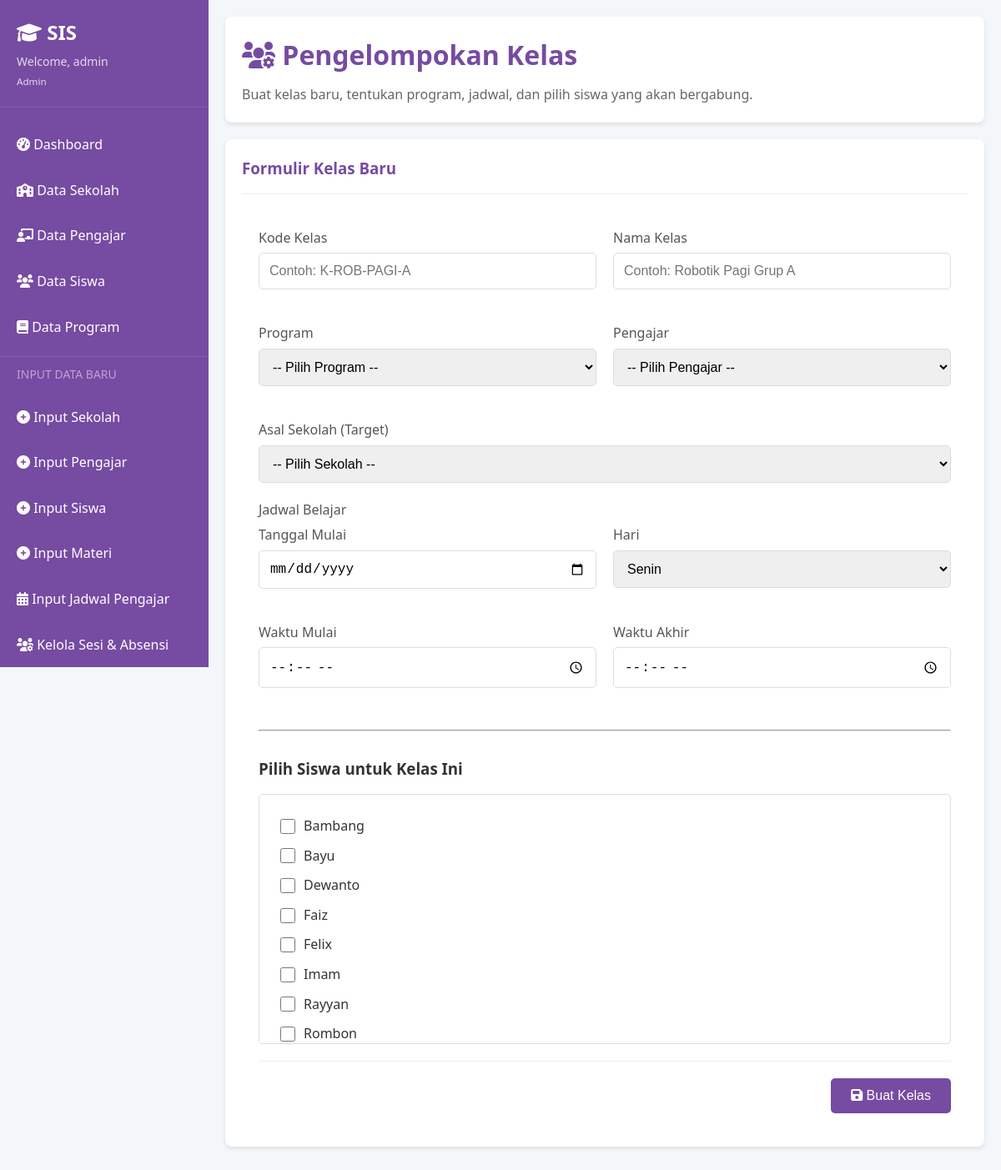
/admin/pengelompokan-kelas (signed in), run on the app's committed database.
### tables this page shows
CREATE TABLE Siswa (
            id INTEGER PRIMARY KEY AUTOINCREMENT,
            nama_siswa TEXT NOT NULL,
            kelas_tingkat TEXT NOT NULL,
            program TEXT NOT NULL,
            sekolah_id INTEGER,
            user_id INTEGER,
            FOREIGN KEY (sekolah_id) REFERENCES Sekolah(id),
            FOREIGN KEY (user_id) REFERENCES User(id)
        );

### app.py (the view, shortened to what this page needs)
@app.route('/admin/pengelompokan-kelas', methods=['GET', 'POST'])
@role_required('admin')
def pengelompokan_kelas():
    db = get_db()
    program_list = db.execute('SELECT id, nama_program FROM Program ORDER BY nama_program').fetchall()
    sekolah_list = db.execute('SELECT id, nama_sekolah FROM Sekolah ORDER BY nama_sekolah').fetchall()
    pengajar_list = db.execute('SELECT id, nama_pengajar FROM Pengajar ORDER BY nama_pengajar').fetchall()
    siswa_list = db.execute('SELECT id, nama_siswa FROM Siswa ORDER BY nama_siswa').fetchall()
    return render_template('pengelompokan_kelas.html',
                           program_list=program_list,
                           sekolah_list=sekolah_list,
                           pengajar_list=pengajar_list,
                           siswa_list=siswa_list)

### app.py (called while the page is built)
def get_db():
    if 'db' not in g:
        g.db = sqlite3.connect(DATABASE, detect_types=sqlite3.PARSE_DECLTYPES)
        g.db.row_factory = sqlite3.Row
    return g.db

def role_required(role):
    def decorator(f):
        @wraps(f)
        def decorated_function(*args, **kwargs):
            if 'user_id' not in session:
                return redirect(url_for('login'))
            db = get_db()
            user = db.execute('SELECT role FROM User WHERE id = ?', (session['user_id'],)).fetchone()
            if not user or user['role'] != role:
                flash('Akses ditolak. Anda tidak memiliki izin.', 'error')
                return redirect(url_for('login'))
            return f(*args, **kwargs)
        return decorated_function
    return decorator

### templates/pengelompokan_kelas.html (shortened to what this page needs)
{% extends "layout.html" %}
{% block content %}
    <div class="content-header">
        <h1><i class="fas fa-users-cog"></i> Pengelompokan Kelas</h1>
        <p>Buat kelas baru, tentukan program, jadwal, dan pilih siswa yang akan bergabung.</p>
    </div>
    <div class="card">
        <div class="card-header">
            <h3>Formulir Kelas Baru</h3>
        </div>
        <form method="POST" style="padding: 20px;">
            <div class="form-row">
                <div class="form-group">
                    <label for="kode_kelas">Kode Kelas</label>
                    <input type="text" id="kode_kelas" name="kode_kelas" class="form-control" required placeholder="Contoh: K-ROB-PAGI-A">
                </div>
                <div class="form-group">
                    <label for="nama_kelas">Nama Kelas</label>
                    <input type="text" id="nama_kelas" name="nama_kelas" class="form-control" required placeholder="Contoh: Robotik Pagi Grup A">
                </div>
            </div>
            <div class="form-row">
                <div class="form-group">
                    <label for="program_id">Program</label>
                    <select id="program_id" name="program_id" class="form-control" required>
                        <option value="" disabled selected>-- Pilih Program --</option>
                    </select>
                </div>
                <div class="form-group">
                    <label for="pengajar_id">Pengajar</label>
                    <select id="pengajar_id" name="pengajar_id" class="form-control" required>
                        <option value="" disabled selected>-- Pilih Pengajar --</option>
                    </select>
                </div>
            </div>
            <div class="form-group">
                <label for="sekolah_id">Asal Sekolah (Target)</label>
                <select id="sekolah_id" name="sekolah_id" class="form-control" required>
                    <option value="" disabled selected>-- Pilih Sekolah --</option>
                </select>
            </div>
            <div class="form-group">
                <label>Jadwal Belajar</label>
                <div class="form-row">
                    <div class="form-group" style="flex: 1;">
                        <label>Tanggal Mulai</label>
                        <input type="date" name="tanggal_mulai" class="form-control" required>
                    </div>
                    <div class="form-group" style="flex: 1;">
                        <label>Hari</label>
                        <select name="hari" class="form-control" required>
                            <option value="Senin">Senin</option>
                        </select>
                    </div>
                </div>
                <div class="form-row" style="margin-top:10px;">
                    <div class="form-group" style="flex: 1;">
                        <label>Waktu Mulai</label>
                        <input type="time" name="waktu_mulai" class="form-control" required>
                    </div>
                     <div class="form-group" style="flex: 1;">
                        <label>Waktu Akhir</label>
                        <input type="time" name="waktu_akhir" class="form-control" required>
                    </div>
                </div>
            </div>
            <hr style="margin: 30px 0;">
            <h3>Pilih Siswa untuk Kelas Ini</h3>
            <div class="checkbox-grid" style="margin-top: 15px; border: 1px solid #ddd; padding: 20px; border-radius: 5px; max-height: 300px; overflow-y: auto;">
                {% for siswa in siswa_list %}
                <label class="checkbox-label" style="display: flex; align-items: center; gap: 10px; padding: 5px;">
                    <input type="checkbox" name="siswa_ids" value="{{ siswa.id }}" style="width: 18px; height: 18px;">
                    {{ siswa.nama_siswa }}
                </label>
                {% else %}
                <p>Belum ada data siswa. Silakan isi data siswa terlebih dahulu.</p>
                {% endfor %}
            </div>
            <div class="form-actions">
                <button type="submit" class="btn btn-primary">
                    <i class="fas fa-save"></i> Buat Kelas
                </button>
            </div>
        </form>
    </div>
{% endblock %}

### static/style.css (style rules this page uses)
* { margin: 0; padding: 0; box-sizing: border-box; }
body { font-family: 'Segoe UI', Tahoma, Geneva, Verdana, sans-serif; background-color: #f4f7fa; color: #333; line-height: 1.6; }
.form-group { margin-bottom: 20px; }
.form-group label { display: block; margin-bottom: 5px; color: #555; font-weight: 500; }
.form-control { width: 100%; padding: 12px; border: 1px solid #ddd; border-radius: 5px; font-size: 16px; transition: border-color 0.3s ease; }
.btn { display: inline-block; padding: 12px 24px; border: none; border-radius: 5px; cursor: pointer; text-decoration: none; text-align: center; font-size: 16px; font-weight: 500; transition: all 0.3s ease; }
.btn-primary { background-color: #764ba2; color: white; }
.content-header { background: white; padding: 20px; border-radius: 8px; margin-bottom: 20px; box-shadow: 0 2px 5px rgba(0, 0, 0, 0.1); }
.content-header h1 { color: #764ba2; margin-bottom: 10px; }
.content-header p { color: #666; margin: 0; }
.card { background: white; border-radius: 8px; padding: 20px; margin-bottom: 20px; box-shadow: 0 2px 5px rgba(0, 0, 0, 0.1); }
.card-header { border-bottom: 1px solid #eee; padding-bottom: 15px; margin-bottom: 20px; }
.card-header h3 { color: #764ba2; margin: 0; }
.form-row { display: flex; gap: 20px; margin-bottom: 20px; }
.form-row .form-group { flex: 1; }
.form-actions { display: flex; gap: 10px; justify-content: flex-end; margin-top: 20px; padding-top: 20px; border-top: 1px solid #eee; }

### data on the page
Siswa: nama_siswa "Bambang"
Siswa: nama_siswa "Bayu"
Siswa: nama_siswa "Dewanto"
Siswa: nama_siswa "Faiz"
Siswa: nama_siswa "Felix"
Siswa: nama_siswa "Imam"
Siswa: nama_siswa "Rayyan"
Siswa: nama_siswa "Rombon"

### other printed values
{{ session.username }} "admin"
{{ session.role.title() }} "Admin"
